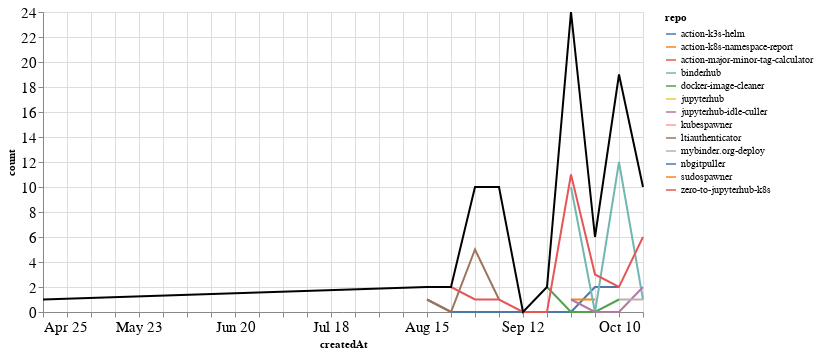

Source (notebook cell):
### Markdown cell above
### PRs

### Code cell
prs_time = prs.groupby('repo').resample('W', on='createdAt').count()['author'].reset_index()
prs_time = prs_time.rename(columns={'author': 'count'})
prs_time_total = prs_time.groupby('createdAt').agg({"count": "sum"}).reset_index()

ch1 = alt.Chart(prs_time, width=600).mark_line().encode(
    x='createdAt',
    y='count',
    color='repo',
    tooltip="repo"
)

ch2 = alt.Chart(prs_time_total, width=600).mark_line(color="black").encode(
    x='createdAt',
    y='count',
)

ch1 + ch2

### Figure 1 — Vega-Lite specification as saved in the notebook (floating-point values rounded to 4 significant figures)
{"config": {"axisLeft": {"labelFontSize": 15}, "axisBottom": {"labelFontSize": 15}}, "layer": [{"data": {"name": "data-3105359aa312124ed107460c4d1f7b73"}, "mark": "line", "encoding": {"color": {"type": "nominal", "field": "repo"}, "tooltip": {"type": "nominal", "field": "repo"}, "x": {"type": "temporal", "field": "createdAt"}, "y": {"type": "quantitative", "field": "count"}}, "width": 600}, {"data": {"name": "data-2b3456b73d280afe334b991455b915cd"}, "mark": {"type": "line", "color": "black"}, "encoding": {"x": {"type": "temporal", "field": "createdAt"}, "y": {"type": "quantitative", "field": "count"}}, "width": 600}], "$schema": "https://vega.github.io/schema/vega-lite/v4.8.1.json", "datasets": {"data-3105359aa312124ed107460c4d1f7b73": [{"repo": "action-k3s-helm", "createdAt": "2021-08-15T00:00:00", "count": 1}, {"repo": "action-k3s-helm", "createdAt": "2021-08-22T00:00:00", "count": 0}, {"repo": "action-k3s-helm", "createdAt": "2021-08-29T00:00:00", "count": 0}, {"repo": "action-k3s-helm", "createdAt": "2021-09-05T00:00:00", "count": 0}, {"repo": "action-k3s-helm", "createdAt": "2021-09-12T00:00:00", "count": 0}, {"repo": "action-k3s-helm", "createdAt": "2021-09-19T00:00:00", "count": 0}, {"repo": "action-k3s-helm", "createdAt": "2021-09-26T00:00:00", "count": 0}, {"repo": "action-k3s-helm", "createdAt": "2021-10-03T00:00:00", "count": 2}, {"repo": "action-k3s-helm", "createdAt": "2021-10-10T00:00:00", "count": 2}, {"repo": "action-k8s-namespace-report", "createdAt": "2021-09-26T00:00:00", "count": 1}, {"repo": "action-k8s-namespace-report", "createdAt": "2021-10-03T00:00:00", "count": 1}, {"repo": "action-major-minor-tag-calculator", "createdAt": "2021-09-26T00:00:00", "count": 1}, {"repo": "binderhub", "createdAt": "2021-09-26T00:00:00", "count": 10}, {"repo": "binderhub", "createdAt": "2021-10-03T00:00:00", "count": 0}, {"repo": "binderhub", "createdAt": "2021-10-10T00:00:00", "count": 12}, {"repo": "binderhub", "createdAt": "2021-10-17T00:00:00", "count": 1}, {"repo": "docker-image-cleaner", "createdAt": "2021-09-19T00:00:00", "count": 2}, {"repo": "docker-image-cleaner", "createdAt": "2021-09-26T00:00:00", "count": 0}, {"repo": "docker-image-cleaner", "createdAt": "2021-10-03T00:00:00", "count": 0}, {"repo": "docker-image-cleaner", "createdAt": "2021-10-10T00:00:00", "count": 1}, {"repo": "jupyterhub", "createdAt": "2021-08-29T00:00:00", "count": 4}, {"repo": "jupyterhub-idle-culler", "createdAt": "2021-09-26T00:00:00", "count": 1}, {"repo": "jupyterhub-idle-culler", "createdAt": "2021-10-03T00:00:00", "count": 0}, {"repo": "jupyterhub-idle-culler", "createdAt": "2021-10-10T00:00:00", "count": 0}, {"repo": "jupyterhub-idle-culler", "createdAt": "2021-10-17T00:00:00", "count": 2}, {"repo": "kubespawner", "createdAt": "2021-10-10T00:00:00", "count": 1}, {"repo": "ltiauthenticator", "createdAt": "2021-08-15T00:00:00", "count": 1}, {"repo": "ltiauthenticator", "createdAt": "2021-08-22T00:00:00", "count": 0}, {"repo": "ltiauthenticator", "createdAt": "2021-08-29T00:00:00", "count": 5}, {"repo": "ltiauthenticator", "createdAt": "2021-09-05T00:00:00", "count": 1}, {"repo": "mybinder.org-deploy", "createdAt": "2021-10-10T00:00:00", "count": 1}, {"repo": "mybinder.org-deploy", "createdAt": "2021-10-17T00:00:00", "count": 1}, {"repo": "nbgitpuller", "createdAt": "2021-09-05T00:00:00", "count": 8}, {"repo": "sudospawner", "createdAt": "2021-04-25T00:00:00", "count": 1}, {"repo": "zero-to-jupyterhub-k8s", "createdAt": "2021-08-22T00:00:00", "count": 2}, {"repo": "zero-to-jupyterhub-k8s", "createdAt": "2021-08-29T00:00:00", "count": 1}, {"repo": "zero-to-jupyterhub-k8s", "createdAt": "2021-09-05T00:00:00", "count": 1}, {"repo": "zero-to-jupyterhub-k8s", "createdAt": "2021-09-12T00:00:00", "count": 0}, {"repo": "zero-to-jupyterhub-k8s", "createdAt": "2021-09-19T00:00:00", "count": 0}, {"repo": "zero-to-jupyterhub-k8s", "createdAt": "2021-09-26T00:00:00", "count": 11}, {"repo": "zero-to-jupyterhub-k8s", "createdAt": "2021-10-03T00:00:00", "count": 3}, {"repo": "zero-to-jupyterhub-k8s", "createdAt": "2021-10-10T00:00:00", "count": 2}, {"repo": "zero-to-jupyterhub-k8s", "createdAt": "2021-10-17T00:00:00", "count": 6}], "data-2b3456b73d280afe334b991455b915cd": [{"createdAt": "2021-04-25T00:00:00", "count": 1}, {"createdAt": "2021-08-15T00:00:00", "count": 2}, {"createdAt": "2021-08-22T00:00:00", "count": 2}, {"createdAt": "2021-08-29T00:00:00", "count": 10}, {"createdAt": "2021-09-05T00:00:00", "count": 10}, {"createdAt": "2021-09-12T00:00:00", "count": 0}, {"createdAt": "2021-09-19T00:00:00", "count": 2}, {"createdAt": "2021-09-26T00:00:00", "count": 24}, {"createdAt": "2021-10-03T00:00:00", "count": 6}, {"createdAt": "2021-10-10T00:00:00", "count": 19}, {"createdAt": "2021-10-17T00:00:00", "count": 10}]}}
